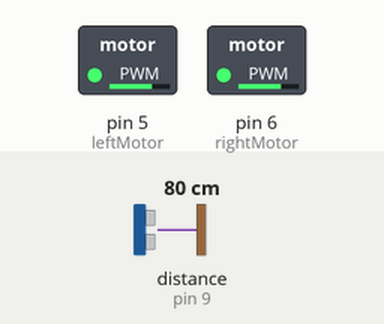
This sketch was run on a simulated Arduino Uno, built with avr-gcc and run on an emulated ATmega328P. On the bench: switched loads named in the sketch (green lamp = pin HIGH). Wiring (inferred from the names in the program): ultrasonic range finder: trigger pin 8; echo pin 9. Inputs (shaded band) come from the test bench; at power-on: distance to the obstacle (sensor on pin 9) 80 cm. The echo pulse lasts 58.3 µs per cm; pins used as bus, display or sensor lines are not drawn.

Above: at 1.2 s.
1.3 s: distance to the obstacle (sensor on pin 9) set to 29 cm
2.8 s: distance to the obstacle (sensor on pin 9) set to 23 cm
At 3.9 s:
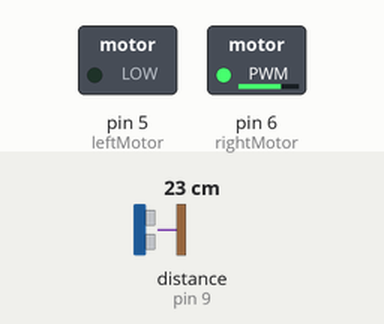
4.3 s: distance to the obstacle (sensor on pin 9) set to 35 cm
At 5.5 s:
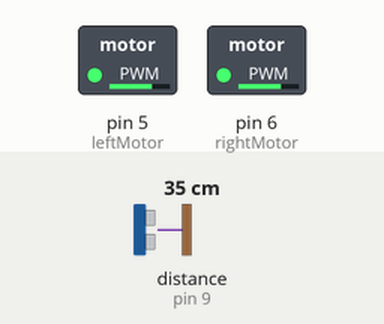
6.1 s: distance to the obstacle (sensor on pin 9) set to 2 cm
At 7.5 s:
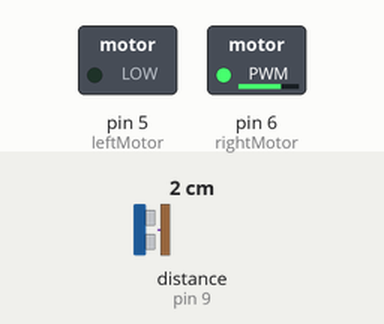
Timing chart, 0 to 8.6 s (numbered marks = the images above; inputs shaded):
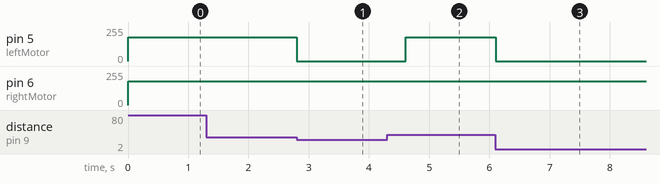

Measured:
- the behaviour switches between 27 and 26 cm on distance to the obstacle (sensor on pin 9) (found by bisection; images 0 and 1)
- after the input at 1.3 s, every drawn part: stays the same
- after the input at 2.8 s, pin 5 (leftMotor): 180/255 → 0/255 at once
- after the input at 4.3 s, pin 5 (leftMotor): 0/255 → 180/255 after 0.31 s
- after the input at 6.1 s, pin 5 (leftMotor): 180/255 → 0/255 at once

The sketch:

robot_obstacle_simple.ino
```cpp
// Robot tres simple qui evite les obstacles.
// Materiel : HC-SR04 + pont en H L298N ou L293D + 2 moteurs DC.

const int trigPin = 8;
const int echoPin = 9;

const int leftMotor = 5;
const int rightMotor = 6;

long distanceCm()
{
  digitalWrite(trigPin, LOW);
  delayMicroseconds(2);
  digitalWrite(trigPin, HIGH);
  delayMicroseconds(10);
  digitalWrite(trigPin, LOW);

  long time = pulseIn(echoPin, HIGH, 25000);
  if (time == 0)
    return 999;
  return time * 0.034 / 2;
}

void setup()
{
  pinMode(trigPin, OUTPUT);
  pinMode(echoPin, INPUT);
  pinMode(leftMotor, OUTPUT);
  pinMode(rightMotor, OUTPUT);
}

void loop()
{
  long dist = distanceCm();

  if (dist > 25)
  {
    analogWrite(leftMotor, 180);
    analogWrite(rightMotor, 180);
  }
  else
  {
    analogWrite(leftMotor, 0);
    analogWrite(rightMotor, 180);
    delay(450);
  }
}
```
